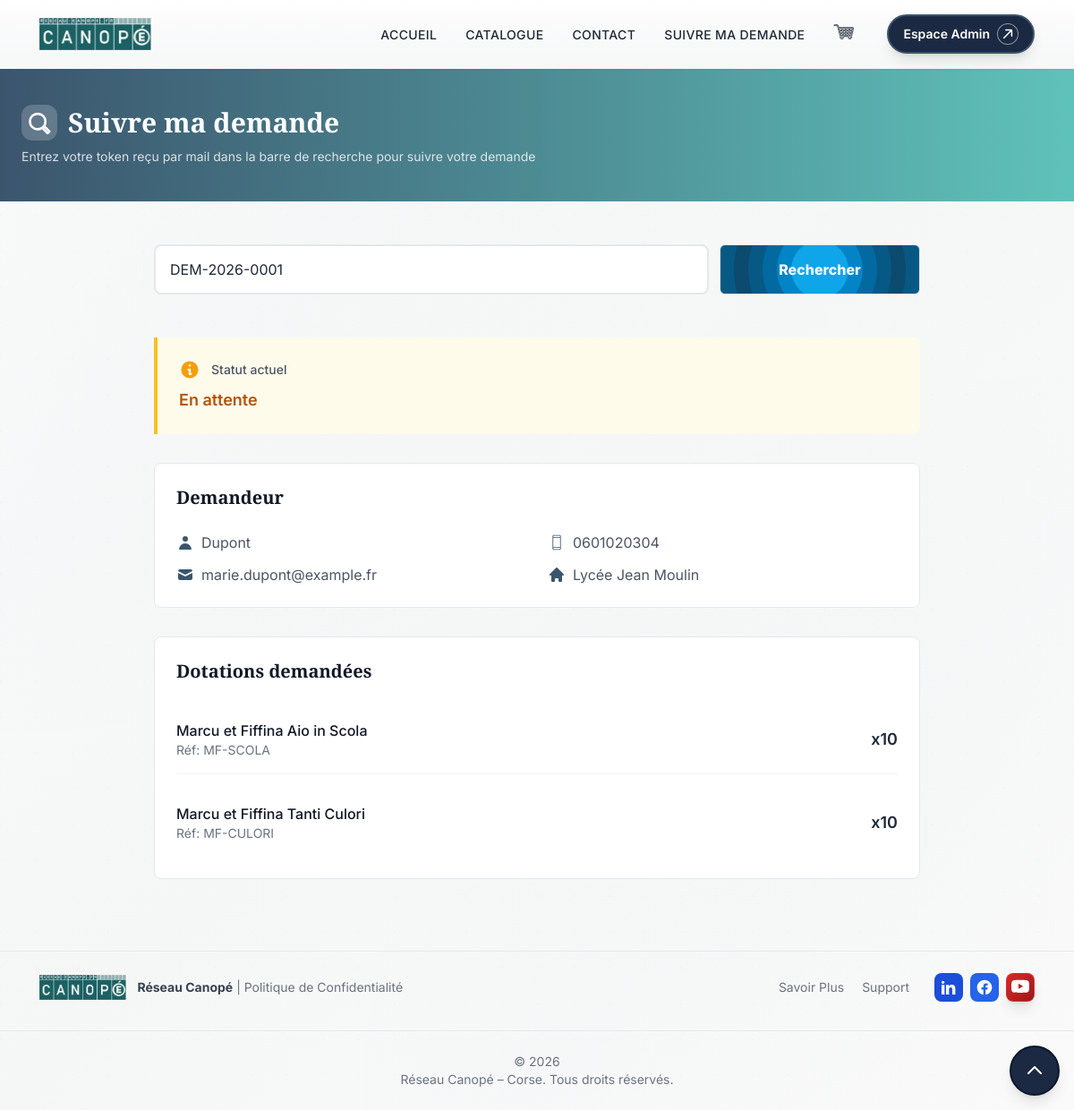
The app's page /demande.php?token=DEM-2026-0001 with its own data.
### tables this page shows
CREATE TABLE `request` (
  `id` int(11) NOT NULL,
  `token` varchar(50) NOT NULL,
  `product_id` int(11) NOT NULL,
  `last_name` varchar(100) NOT NULL,
  `first_name` varchar(100) NOT NULL,
  `email` varchar(255) NOT NULL,
  `phone` varchar(30) DEFAULT NULL,
  `establishment_name` varchar(255) NOT NULL,
  `establishment_address` varchar(255) DEFAULT NULL,
  `establishment_postal` varchar(10) DEFAULT NULL,
  `establishment_city` varchar(100) DEFAULT NULL,
  `request_date` date NOT NULL,
  `comment` text,
  `responsible_id` int(11) DEFAULT NULL,
  `status_id` int(11) NOT NULL,
  `id_responsable` int(11) NOT NULL
);

CREATE TABLE `type_status` (
  `id` int(11) NOT NULL,
  `libelle` varchar(50) NOT NULL
);

CREATE TABLE `request_line` (
  `id` int(11) NOT NULL,
  `request_id` int(11) NOT NULL,
  `product_id` int(11) NOT NULL,
  `quantity` int(11) NOT NULL,
  `comment` text
);

CREATE TABLE `product` (
  `id` int(11) NOT NULL,
  `category_id` int(11) DEFAULT NULL,
  `name` varchar(255) NOT NULL,
  `reference` varchar(100) DEFAULT NULL,
  `description` text,
  `collection` varchar(50) NOT NULL,
  `is_active` tinyint(1) DEFAULT '1',
  `langue_id` int(11) DEFAULT NULL,
  `id_ressource` int(11) NOT NULL,
  `discipline_id` int(11) DEFAULT NULL,
  `stock` int(100) NOT NULL
);

### demande.php (the view, shortened to what this page needs)
<?php
require_once 'includes/db.php';
$demande = null;
$searched = false;
if ($_SERVER['REQUEST_METHOD'] === 'POST' || isset($_GET['token'])) {
    $searched = true;
    $searchToken = isset($_POST['search_token']) ? trim($_POST['search_token']) : (isset($_GET['token']) ? trim($_GET['token']) : '');
    if (!empty($searchToken)) {
        try {
            $query = $pdo->prepare("
                SELECT
                    re.id,
                    t.libelle as status,
                    re.last_name as demandeur_nom,
                    re.email as demandeur_email,
                    re.phone as demandeur_phone,
                    re.request_date as created_at,
                    re.token,
                    rl.quantity,
                    re.establishment_name as demandeur_institution
                FROM request re
                JOIN request_line rl ON re.id = rl.request_id
                JOIN type_status t ON re.status_id = t.id
                WHERE token = :token
                LIMIT 1
            ");
            $query->execute(['token' => $searchToken]);
            $demande = $query->fetch(PDO::FETCH_ASSOC);
        } catch (Exception $e) {
            $erreur = $e->getMessage();
        }
    } else {
        $erreur = "Veuillez entrer un token.";
    }
}
if ($demande) {
    $prodQuery = $pdo->prepare("
        SELECT rl.*, p.name as product_name, p.reference
        FROM request_line rl
        JOIN product p ON p.id = rl.product_id
        WHERE rl.request_id = :id
    ");
    $prodQuery->execute(['id' => $demande['id']]);
    $produits = $prodQuery->fetchAll(PDO::FETCH_ASSOC);
    $demande['produits'] = $produits;
}
include 'includes/header.php';
?>
<div class="bg-gradient-to-r from-canope-gray to-canope-teal py-10 px-5">
    <div class="max-w-6xl mx-auto">
        <div class="flex items-center gap-3 mb-2">
            <div class="w-10 h-10 bg-white/20 rounded-xl flex items-center justify-center backdrop-blur-sm">
            </div>
            <h1 class="text-3xl font-semibold text-white">Suivre ma demande</h1>
        </div>
        <p class="text-white/80 text-sm ml-13">Entrez votre token reçu par mail dans la barre de recherche pour suivre votre demande </p>
    </div>
</div>
<div class="max-w-4xl mx-auto px-5 py-12">
    <div class="mb-12">
        <form method="POST" class="flex gap-3">
            <input
                type="text"
                name="search_token"
                value="<?php echo htmlspecialchars($_POST['search_token'] ?? $_GET['token'] ?? ''); ?>"
                placeholder="Entrez votre token de demande"
                class="flex-1 px-4 py-3 border-2 border-gray-200 rounded-lg focus:outline-none focus:border-canope-green"
            />
                <button class="relative border hover:border-sky-600 duration-500 group cursor-pointer text-sky-50  overflow-hidden h-14 w-56 rounded-md bg-sky-800 p-2 flex justify-center items-center font-extrabold">
                    <div class="absolute z-10 w-16 h-16 rounded-full group-hover:scale-150 transition-all  duration-500 ease-in-out bg-sky-500 delay-150 group-hover:delay-300"></div>
                <p class="z-10">Rechercher</p>
            </button>
        </form>
    </div>
    <?php if ($demande && $searched): ?>
        <div class="bg-amber-50 border-l-4 border-amber-400 p-6 mb-8 rounded-r-lg">
            <div class="flex items-center gap-3 mb-2">
                <svg class="w-6 h-6 text-amber-500" fill="currentColor" viewBox="0 0 20 20">
                    <path fill-rule="evenodd" d="M18 10a8 8 0 11-16 0 8 8 0 0116 0zm-7-4a1 1 0 11-2 0 1 1 0 012 0zM9 9a1 1 0 000 2v3a1 1 0 001 1h1a1 1 0 100-2v-3a1 1 0 00-1-1H9z" clip-rule="evenodd"></path>
                </svg>
                <span class="text-sm font-medium text-gray-600">Statut actuel</span>
            </div>
            <div class="text-lg font-semibold text-amber-700">
                <?php
                    $statuts = [
                        'pending' => 'En attente',
                        'verified' => 'Vérifiée',
                        'approved' => 'Approuvée',
                        'sent' => 'Envoyée',
                        'delivered' => 'Livrée',
                        'rejected' => 'Rejetée'
                    ];
                    echo $statuts[$demande['status']] ?? htmlspecialchars($demande['status']);
                ?>
            </div>
        </div>
        <div class="bg-white border border-gray-200 rounded-lg p-6 mb-8">
            <h3 class="text-xl font-semibold text-gray-900 mb-6">Demandeur</h3>
            <div class="grid grid-cols-1 md:grid-cols-2 gap-6">
                <div>
                    <div class="flex items-center gap-2 text-gray-600 mb-3">
                        <svg fill="#3B556D" class="w-5 h-5 text-gray-400" fill="currentColor" viewBox="0 0 20 20">
                            <path d="M10 9a3 3 0 100-6 3 3 0 000 6zm-7 9a7 7 0 1114 0H3z"></path>
                        </svg>
                        <span><?php echo htmlspecialchars($demande['demandeur_nom'] ?? 'Non spécifié'); ?></span>
                    </div>
                    <div class="flex items-center gap-2 text-gray-600">
                        <svg fill="#3B556D" class="w-5 h-5 text-gray-400" fill="currentColor" viewBox="0 0 20 20">
                            <path d="M2.003 5.884L10 9.882l7.997-3.998A2 2 0 0016 4H4a2 2 0 00-1.997 1.884z"></path>
                            <path d="M18 8.118l-8 4-8-4V14a2 2 0 002 2h12a2 2 0 002-2V8.118z"></path>
                        </svg>
                        <span><?php echo htmlspecialchars($demande['demandeur_email'] ?? 'Non spécifié'); ?></span>
                    </div>
                </div>
                <div>
                    <div class="flex items-center gap-2 text-gray-600 mb-3">
                        <span><?php echo htmlspecialchars($demande['demandeur_phone'] ?? 'Non spécifié'); ?></span>
                    </div>
                    <div class="flex items-center gap-2 text-gray-600">
                        <svg fill="#3B556D" class="w-5 h-5 text-gray-400" fill="currentColor" viewBox="0 0 20 20">
                            <path d="M10.707 2.293a1 1 0 00-1.414 0l-7 7a1 1 0 001.414 1.414L4 10.414V17a1 1 0 001 1h2a1 1 0 001-1v-2a1 1 0 011-1h2a1 1 0 011 1v2a1 1 0 001 1h2a1 1 0 001-1v-6.586l.293.293a1 1 0 001.414-1.414l-7-7z"></path>
                        </svg>
                        <span><?php echo htmlspecialchars($demande['demandeur_institution'] ?? 'Non spécifié'); ?></span>
                    </div>
                </div>
            </div>
        </div>
        <?php if (!empty($demande['produits'])): ?>
        <div class="bg-white border border-gray-200 rounded-lg p-6 mb-8">
            <h3 class="text-xl font-semibold text-gray-900 mb-6">Dotations demandées</h3>
            <div class="space-y-4">
                <?php foreach ($demande['produits'] as $produit): ?>
                    <div class="flex justify-between items-center py-4 border-b border-gray-100 last:border-b-0">
                        <div>
                            <p class="font-medium text-gray-900"><?php echo htmlspecialchars($produit['product_name'] ?? 'Produit supprimé'); ?></p>
                            <?php if (!empty($produit['reference'])): ?>
                                <p class="text-sm text-gray-500">Réf: <?php echo htmlspecialchars($produit['reference']); ?></p>
                            <?php endif; ?>
                        </div>
                        <span fill="#3B556D" class="text-lg font-semibold ">x<?php echo (int)$demande['quantity']; ?></span>
                    </div>
                <?php endforeach; ?>
            </div>
        </div>
        <?php endif; ?>
    <?php endif; ?>
</div>
<?php include 'includes/footer.php'; ?>

### records on screen
request: status.libelle "En attente", last_name "Dupont", email "marie.dupont@example.fr", phone "0601020304", establishment_name "Lycée Jean Moulin"
request_line: product.name "Marcu et Fiffina Aio in Scola", product.reference "MF-SCOLA", quantity "10"
request_line: product.name "Marcu et Fiffina Tanti Culori", product.reference "MF-CULORI"
